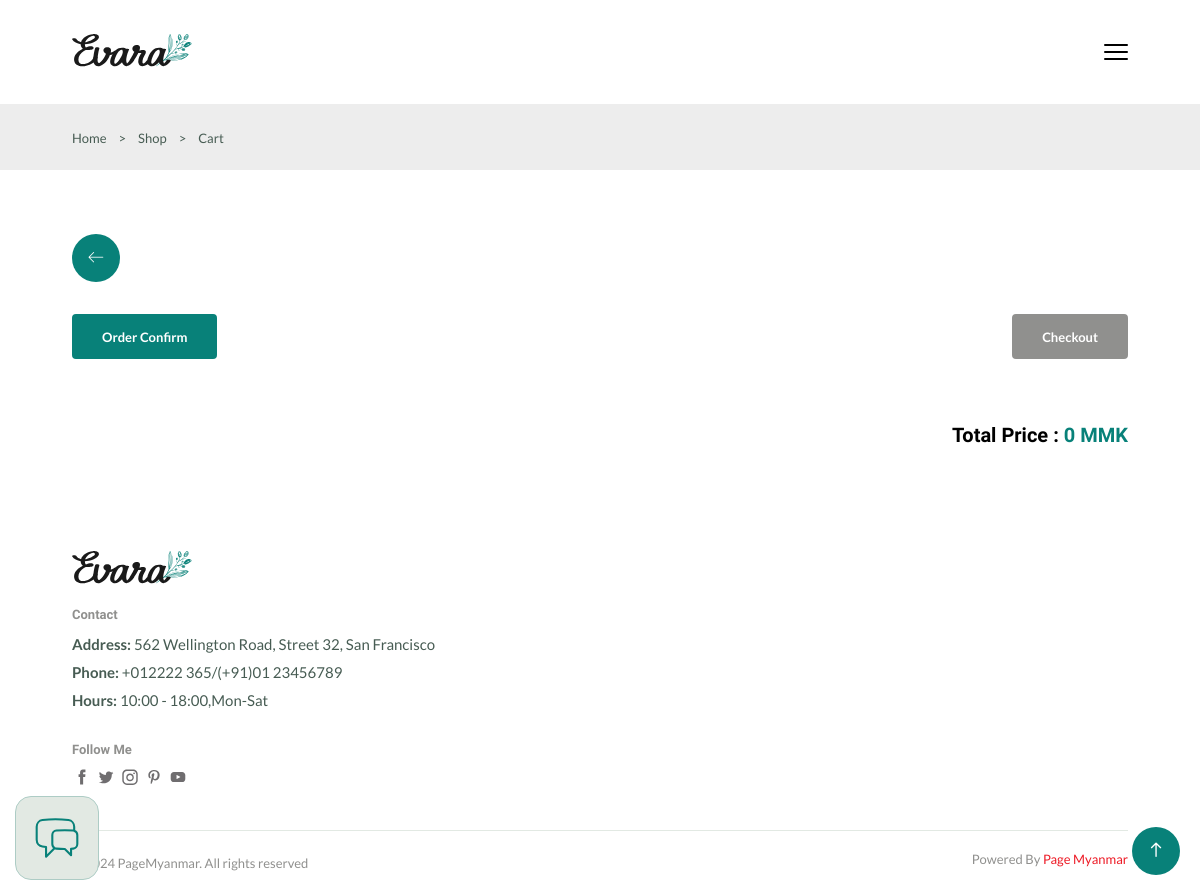
The page /carts/2/ (signed in) on the database as committed earlier.
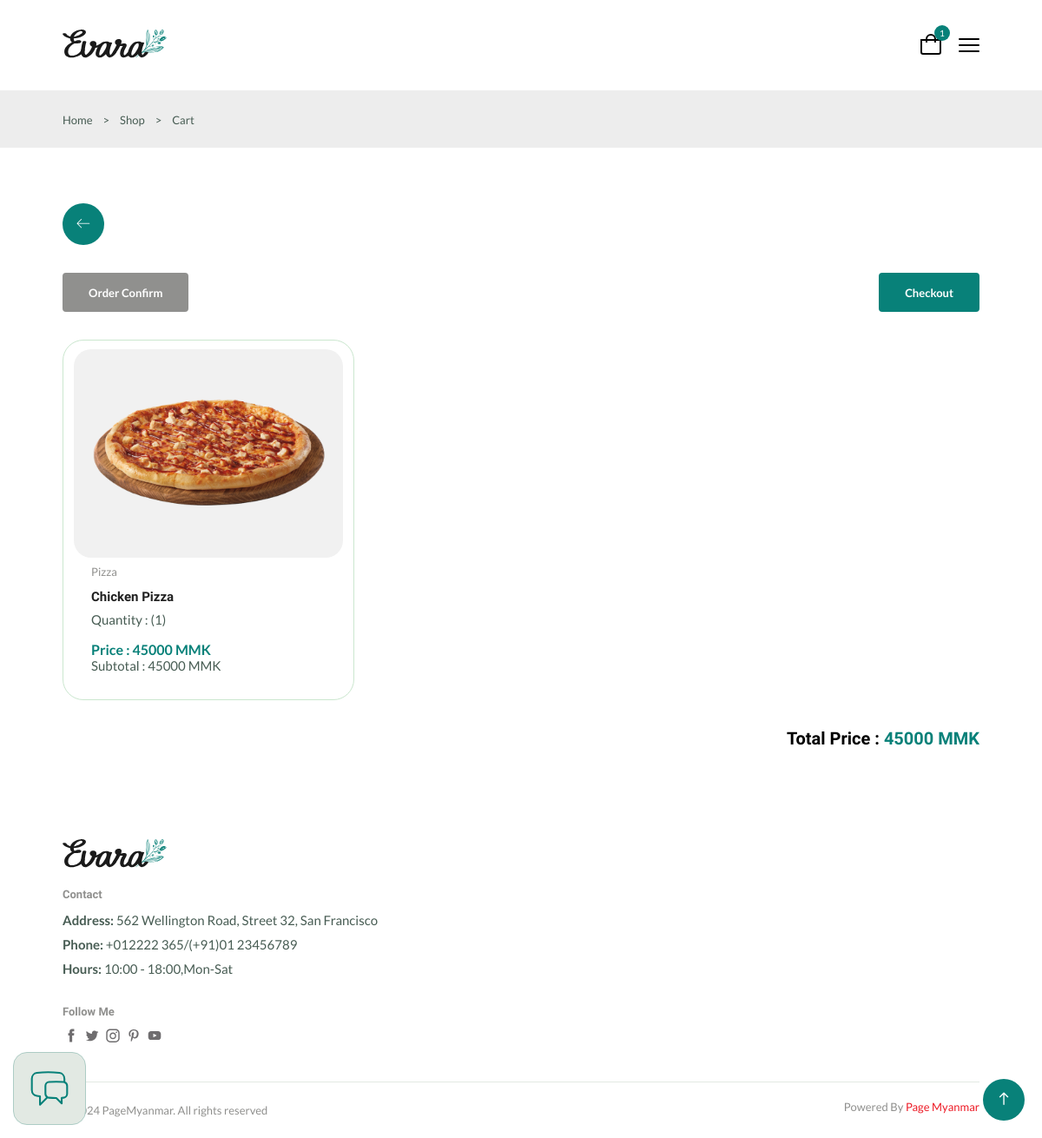
The same page on the database as committed later.
### app/models.py (models this page shows, shortened)
class CartModel(models.Model):
    table = models.ForeignKey(TableModel,on_delete=models.SET_NULL,null=True)
    product = models.ForeignKey(ProductModel, on_delete=models.CASCADE)
    quantity = models.IntegerField(default=1, null=True)
    total_price = models.BigIntegerField(default=0, null=True)
    note = models.TextField(null=True,blank=True,default=None)
    status = models.BooleanField(default=False)
    created_at = models.DateTimeField(auto_now_add=True)
    updated_at = models.DateTimeField(auto_now=True)

class ProductModel(models.Model):
    name = models.CharField(max_length=200)
    image = models.ImageField(upload_to='product/')
    price = models.IntegerField(default=0,null=True,blank=True)
    quantity = models.IntegerField(default=0, verbose_name="Current Stock")
    category = models.ForeignKey(CategoryModel,on_delete=models.SET_NULL,null=True,default=None)
    created_at = models.DateTimeField(auto_now_add=True)
    updated_at = models.DateTimeField(auto_now=True)

class CategoryModel(models.Model):
    name = models.CharField(max_length=200)
    image = models.ImageField(upload_to='category/')
    created_at = models.DateTimeField(auto_now_add=True)
    updated_at = models.DateTimeField(auto_now=True)

### app/views.py (the view)
# urls.py: path('carts/<int:id>/',Carts),
def Carts(request, id):
    table = TableModel.objects.filter(id=id).first()
    cart_items = CartModel.objects.filter(table=table).order_by('-created_at')
    all_ordered = cart_items.exists() and all(item.status for item in cart_items)
    cart_count = 0
    if table:
        cart_count = CartModel.objects.filter(table=table).count()
    for item in cart_items:
        item.total_price = item.quantity * item.product.price
        item.save()
    all_total = 0
    for item in cart_items:
        all_total += item.product.price * item.quantity
    context = {
        'table_id': table.id if table else None,
        "carts": cart_items,
        "cart_count": cart_count,
        "all_total": all_total,
        "all_ordered": all_ordered
    }
    return render(request, 'carts.html',context)

### app/context_processors.py (called while the page is built)
def Counts(request):
    table_id = request.resolver_match.kwargs.get('id')  # Get `id` from the URL kwargs
    if table_id:
        table = TableModel.objects.filter(id=table_id).first()
        if table:
            cart_count = CartModel.objects.filter(table=table).count()
            return {
                'cart_count': cart_count,
                'table_id': table.id  # Pass the table_id to the context as well
            }
    return {
        'cart_count': 0,
    }

### app/templatetags/custom_permissions.py (called while the page is built)
@register.filter
def has_role_permission(user, permission_codename):
    if user.is_authenticated and hasattr(user, 'has_permission'):
        return user.has_permission(permission_codename)
    return False

### authentication/models.py (called while the page is built)
    def has_permission(self, perm_codename):
        if self.role:
            return self.role.permissions.filter(codename=perm_codename).exists()
        return False

### templates/carts.html (shortened to what this page needs)
{% extends 'components/base.html' %}
{% block body %}
<section class="breadcrumb">
    <ul class="breadcrumb__list flex container">
        <li><a href="/" class="breadcrumb__link">Home</a></li>
        <li><span class="breadcrumb__link">></span></li>
        <li><span class="breadcrumb__link">Shop</span></li>
        <li><span class="breadcrumb__link">></span></li>
        <li><span class="breadcrumb__link">Cart</span></li>
    </ul>
</section>
<section class="products__cards section--lg container">
    <div class="go__back">
        <a href="/order/{{table_id}}/"  class="lnr lnr-arrow-left"></a>
    </div>
    <div class="flex" style="justify-content: space-between;align-items: center;margin-bottom: 2rem;">
        <button class="btn btn--md {% if all_ordered %}disabled{% endif %}"
            onclick="window.location.href='/order-confirm/{{table_id}}/'" {% if all_ordered %}disabled{% endif %}>Order Confirm</button>
        <button class="btn btn--md {% if not all_ordered %}disabled{% endif %}"
        onclick="window.location.href='/checkout/{{table_id}}/'" {% if not all_ordered %}disabled{% endif %}>Checkout</button>
    </div>
    <div class="products__card--container grid">
        {% for cart in carts %}
        <div class="product__card--item">
            <div class="product__card--banner">
                <div class="product__card--image">
                    <img src="{{ cart.product.image.url }}" alt="{{ cart.product.name }}" class="product__card--img">
                </div>
                <div class="product__card--content">
                    <span class="product__card--category">{{ cart.product.category.name }}</span>
                    <h3 class="product__card--title">{{ cart.product.name }}</h3>
                    <span class="product__card--quantity">Quantity : ({{ cart.quantity }})</span>
                    <span class="product__card--price new__price">Price : {{ cart.product.price }} MMK</span>
                    <span class="product__card--subtotal">Subtotal : <span class="item-subtotal">{{ cart.total_price }}</span>
                        MMK</span>
                </div>
            </div>
        </div>
        {% endfor %}
    </div>
    <h1 class="cart__total--price">Total Price : <span>{{all_total}} MMK</span></h1>
</section>
{% endblock %}

Rows that differ between the two databases and show on the page:
added CartModel: product.image (picture), product.category.name "Pizza", product.name "Chicken Pizza", quantity "1", product.price "45000", total_price "45000"
Other text that changed with them:
{{ cart_count }}: (not shown) → "1"
{{ all_total }}: "0" → "45000"
